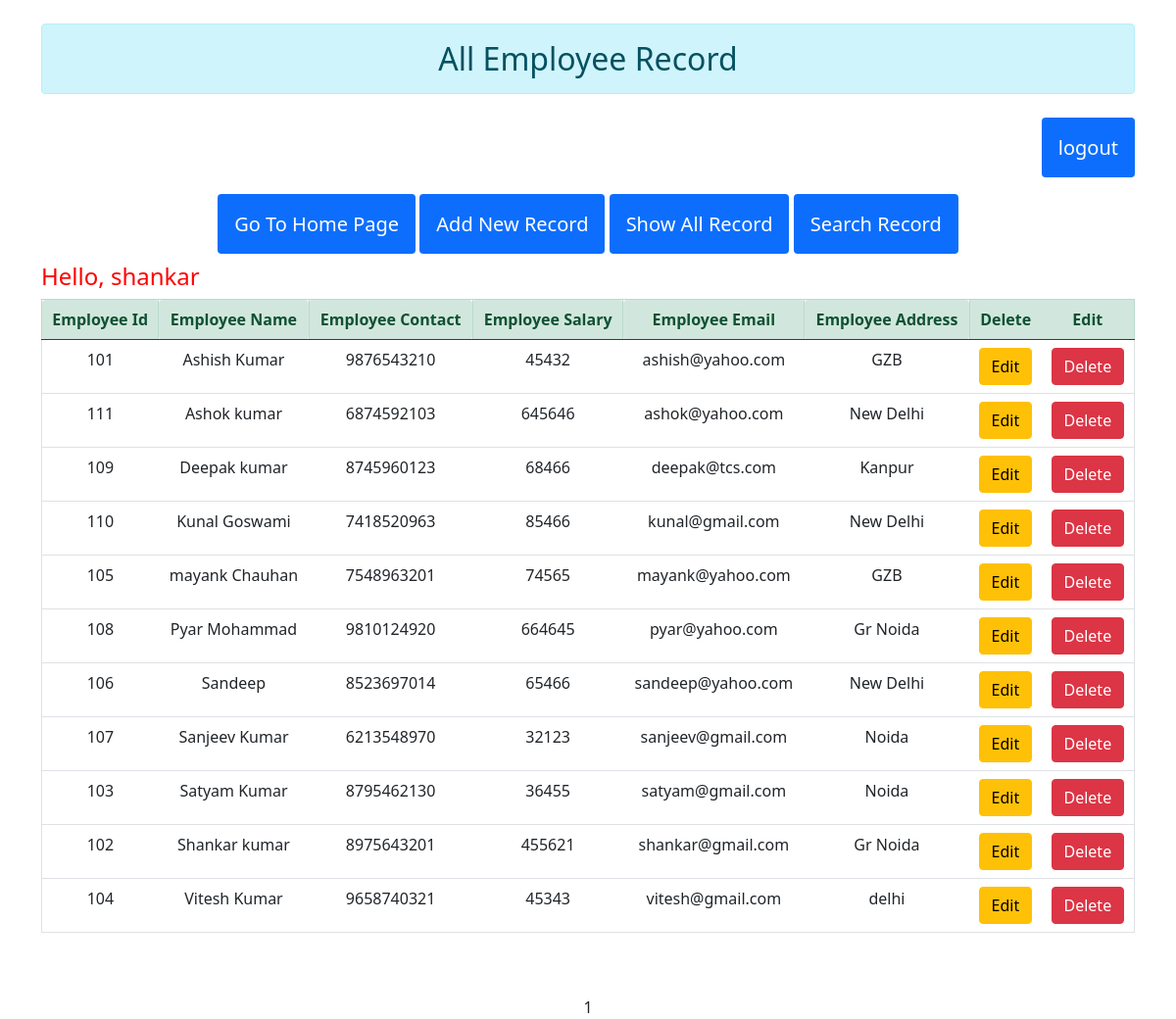
Screenshot of /SortRecByEmpName/ (signed in) with the database file from the repository.
### app1/models.py (models this page shows, shortened)
class Employee(models.Model):
    EmpId = models.IntegerField()
    EmpName = models.CharField(max_length=100)
    EmpContact = models.CharField(max_length=20)
    EmpSal = models.IntegerField()
    EmpEmail = models.EmailField()
    EmpAddress = models.TextField(max_length=500)
    class Meta:
        ordering = ['id']

### app1/views.py (the view)
# urls.py: path('SortRecByEmpName/', views.SortRecByEmpName),
@login_required(login_url='/')
def SortRecByEmpName(request):
    emp = Employee.objects.all().order_by(Lower('EmpName'))
    p = Paginator(emp, 11)
    page_number = request.GET.get('page')
    try:
        page_obj = p.get_page(page_number)
    except PageNotAnInteger:
        page_obj = p.page(1)
    except EmptyPage:
        page_obj = p.page(p.num_pages)
    context = {'page_obj': page_obj, 'emp': emp}
    return render(request, 'app1/ShowRec1.html', context)

### templates/app1/ShowRec1.html (shortened to what this page needs)
<!DOCTYPE html>
{% load static %}
<html lang="en" xmlns="http://www.w3.org/1999/html">
<head>
    <link rel="stylesheet" href="{% static 'css/bootstrap.min.css' %}">
    <link rel="stylesheet" href="{% static 'css/index.css' %}">
</head>
<div class="container">
    <div class="jumbotron">
        <body>
        <br>
        <h2 class="text-center alert alert-info">All Employee Record</h2>
        <br>
        <div align="right">
            <a class="alert btn-primary btn-lg btn-block" href="{% url 'logout' %}">logout</a>
        </div><br><br>
        <div align="center">
            <a class="alert btn-primary btn-lg btn-block" href="/home">Go To Home Page</a>
            <a class="alert btn-primary btn-lg btn-block" href="/AddRec">Add New Record</a>
            <a class="alert btn-primary btn-lg btn-block" href="/ShowRec">Show All Record</a>
            <a class="alert btn-primary btn-lg btn-block" href="/SearchRec">Search Record</a>
        </div>
        <br>
        <h4 style="color:red">Hello, {{request.session.username}}</h4>
        <table border="1" class="table table-hover" id="table_id">
        <thead  class="text-center alert alert-success">
        <th class="alert alert-success" onclick="window.location.href='/SortRecByEmpId'">Employee Id</th>
        <th class="alert alert-success" onclick="window.location.href='/SortRecByEmpName'">Employee Name</th>
        <th class="alert alert-success" onclick="window.location.href='/SortRecByEmpContact'">Employee Contact</th>
        <th class="alert alert-success" onclick="window.location.href='/SortRecByEmpSal'">Employee Salary</th>
        <th class="alert alert-success" onclick="window.location.href='/SortRecByEmpEmail'">Employee Email</th>
        <th class="alert alert-success" onclick="window.location.href='/SortRecByEmpAddress'">Employee Address</th>
        <th>Delete</th>
        <th>Edit</th>
        </thead>
            {% for emp in page_obj.object_list %}
            <tr>
                <td align="center">{{emp.EmpId}}</td>
                <td align="center">{{emp.EmpName}}</td>
                <td align="center">{{emp.EmpContact}}</td>
                <td align="center">{{emp.EmpSal}}</td>
                <td align="center">{{emp.EmpEmail}}</td>
                <td align="center">{{emp.EmpAddress}}</td>
                <td align="center"><a  class="btn btn-warning" href="/EditRec/{{ emp.id }}">Edit</a></td>
                <td align="center"><a  class="btn btn-danger" href="/DeleteRec/{{ emp.id }}">Delete</a></td>
            </tr>
            {% endfor %}
        </table>
        <br>
        <br>
        <center>
        <span>{{page_obj.number}}</span>
    </center>
</body>
    </div>
</div>
</html>

### static/css/index.css (style rules this page uses)
a, u { text-decoration: none; color: black; }

### rows the page displays
Employee: EmpId "101", EmpName "Ashish Kumar", EmpContact "9876543210", EmpSal "45432", EmpEmail "ashish@yahoo.com", EmpAddress "GZB"
Employee: EmpId "111", EmpName "Ashok kumar", EmpContact "6874592103", EmpSal "645646", EmpEmail "ashok@yahoo.com", EmpAddress "New Delhi"
Employee: EmpId "109", EmpName "Deepak kumar", EmpContact "8745960123", EmpSal "68466", EmpEmail "deepak@tcs.com", EmpAddress "Kanpur"
Employee: EmpId "110", EmpName "Kunal Goswami", EmpContact "7418520963", EmpSal "85466", EmpEmail "kunal@gmail.com", EmpAddress "New Delhi"
Employee: EmpId "105", EmpName "mayank Chauhan", EmpContact "7548963201", EmpSal "74565", EmpEmail "mayank@yahoo.com", EmpAddress "GZB"
Employee: EmpId "108", EmpName "Pyar Mohammad", EmpContact "9810124920", EmpSal "664645", EmpEmail "pyar@yahoo.com", EmpAddress "Gr Noida"
Employee: EmpId "106", EmpName "Sandeep", EmpContact "8523697014", EmpSal "65466", EmpEmail "sandeep@yahoo.com", EmpAddress "New Delhi"
Employee: EmpId "107", EmpName "Sanjeev Kumar", EmpContact "6213548970", EmpSal "32123", EmpEmail "sanjeev@gmail.com", EmpAddress "Noida"
Employee: EmpId "103", EmpName "Satyam Kumar", EmpContact "8795462130", EmpSal "36455", EmpEmail "satyam@gmail.com", EmpAddress "Noida"
Employee: EmpId "102", EmpName "Shankar kumar", EmpContact "8975643201", EmpSal "455621", EmpEmail "shankar@gmail.com", EmpAddress "Gr Noida"
Employee: EmpId "104", EmpName "Vitesh Kumar", EmpContact "9658740321", EmpSal "45343", EmpEmail "vitesh@gmail.com", EmpAddress "delhi"

### other values shown
{{ request.session.username }} "shankar"
{{ page_obj.number }} "1"
